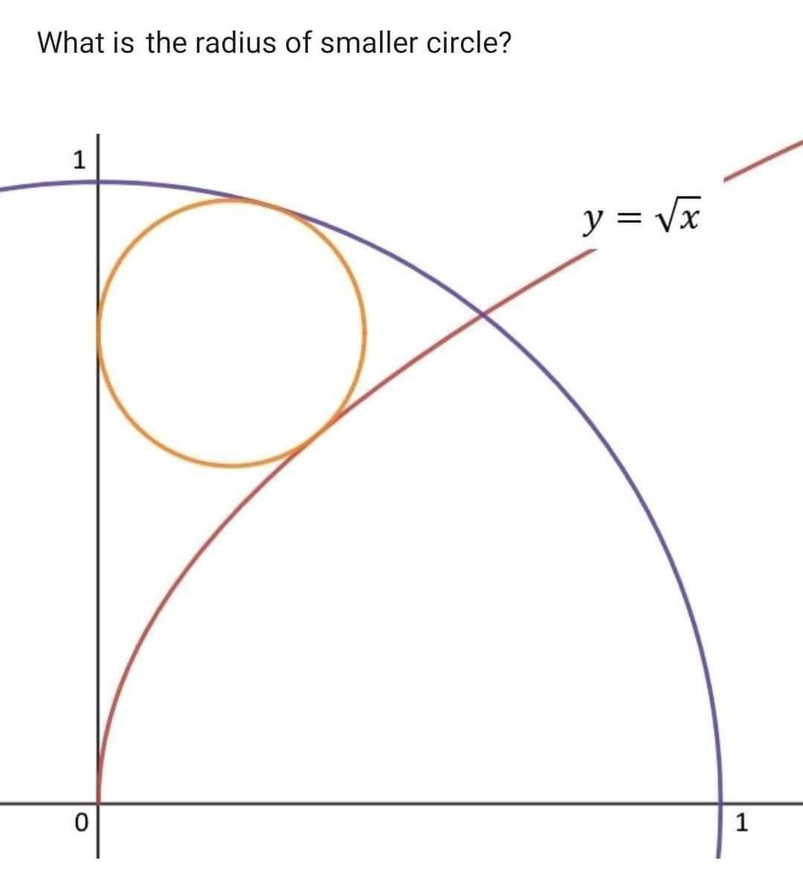
#> input picture circle.jpg, 803 x 878 px, shrunk from 1080 x 1181 before the run
$ python main.py
#> lines starting #> are read from the running program, lines starting #| are printed output that depends on the picture; after the words box and inside, x2 and y2 are one past the last pixel; in counts of white or black regions, pixels touching at a corner belong together
import cv2
import numpy as np
import math

# Load the image
image = cv2.imread('circle.jpg')
#> image is the input picture: shape (878, 803, 3); mean B, G, R 249.5, 249.7, 250.6

# Convert the image to grayscale
gray = cv2.cvtColor(image, cv2.COLOR_BGR2GRAY)
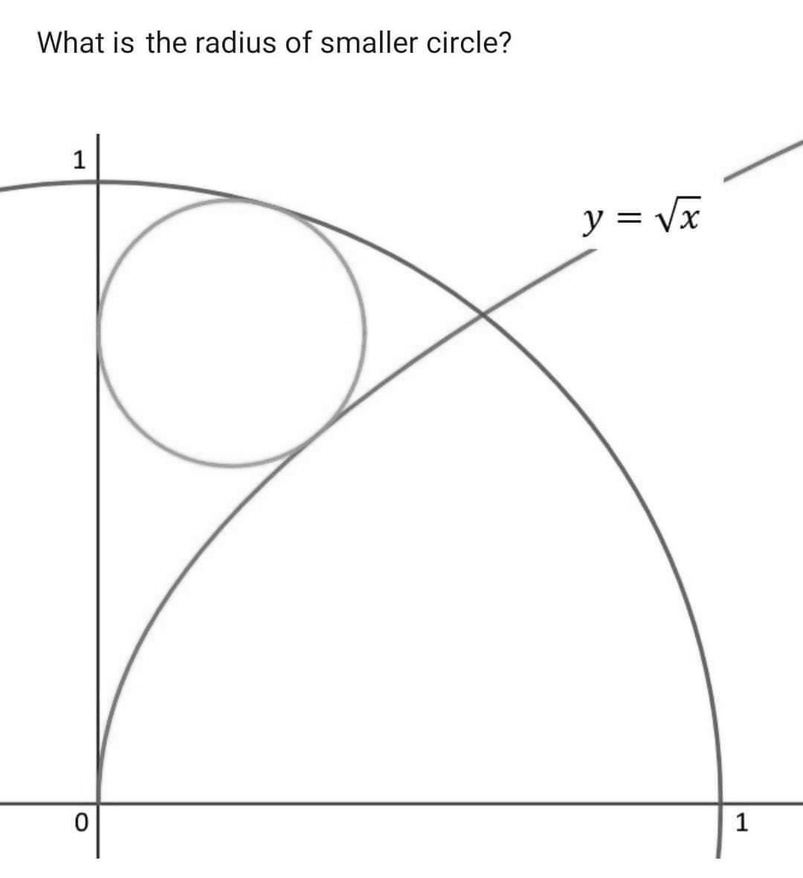
#> gray: shape (878, 803); min 0, max 255, mean 249.9

# Apply Gaussian blur to reduce noise
gray_blurred = cv2.GaussianBlur(gray, (15, 15), 0)
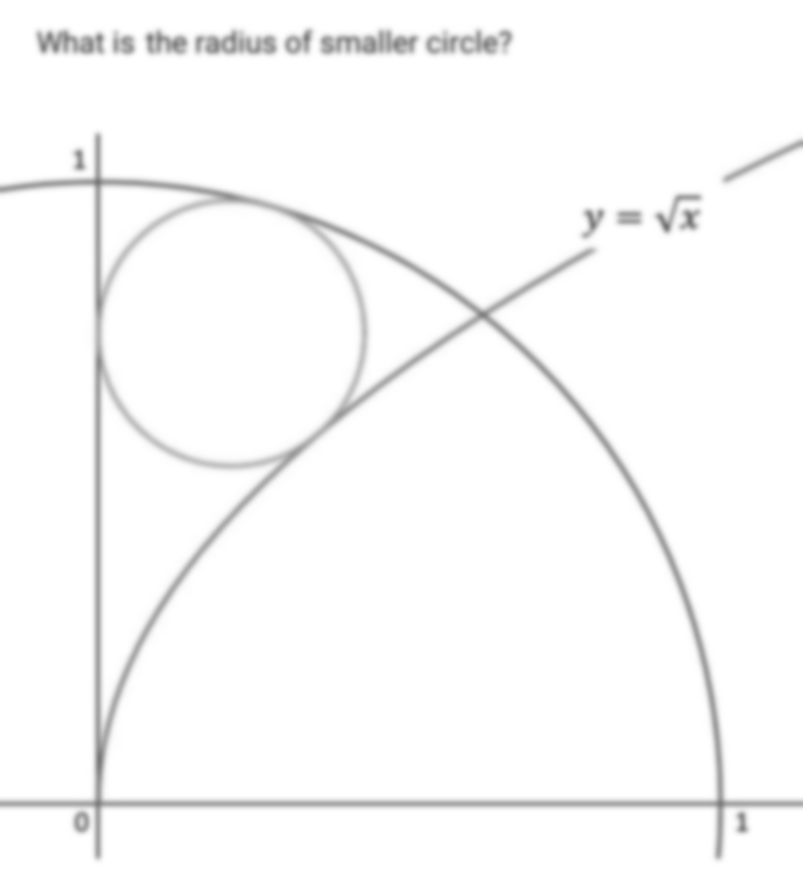
#> gray_blurred: shape (878, 803); min 115, max 255, mean 250

# Detect circles using Hough Circle Transform
circles = cv2.HoughCircles(
    gray_blurred,
    cv2.HOUGH_GRADIENT, dp=1, minDist=20, param1=50, param2=30, minRadius=0, maxRadius=0
)
#> circles = 85 rows, first 8: [232.5, 329.5, 132.8], [544.5, 845.5, 449.7], [164.5, 756.5, 544.3], [574.5, 862.5, 490.3], [19.5, 851.5, 710.8], [599.5, 875.5, 518.2], [19.5, 873.5, 723.2], [524.5, 837.5, 434.9]

if circles is not None:
    circles = np.uint16(np.around(circles))
#> circles = 85 rows, first 8: [232, 330, 133], [544, 846, 450], [164, 756, 544], [574, 862, 490], [20, 852, 711], [600, 876, 518], [20, 874, 723], [524, 838, 435]

    x, y, radius = circles[0][0]
#> x = 232; y = 330; radius = 133

    rounded_radius = round(radius, 2)  # Round to 2 decimal places
#> rounded_radius = 133

    # Calculate the area of the circle
    area = math.pi * (radius ** 2)
#> area = 55571.6
    rounded_area = round(area, 2)
#> rounded_area = 55571.6

    # Mark the center of the circle
    cv2.circle(image, (x, y), 2, (0, 0, 255), 3)  # Red center mark
#> image: shape (878, 803, 3); 0.01% of pixels changed, all inside (x1, y1, x2, y2) = (228, 326, 237, 335)

    cv2.circle(image, (x, y), radius, (0, 0, 255), 2)  # Red outline of circle
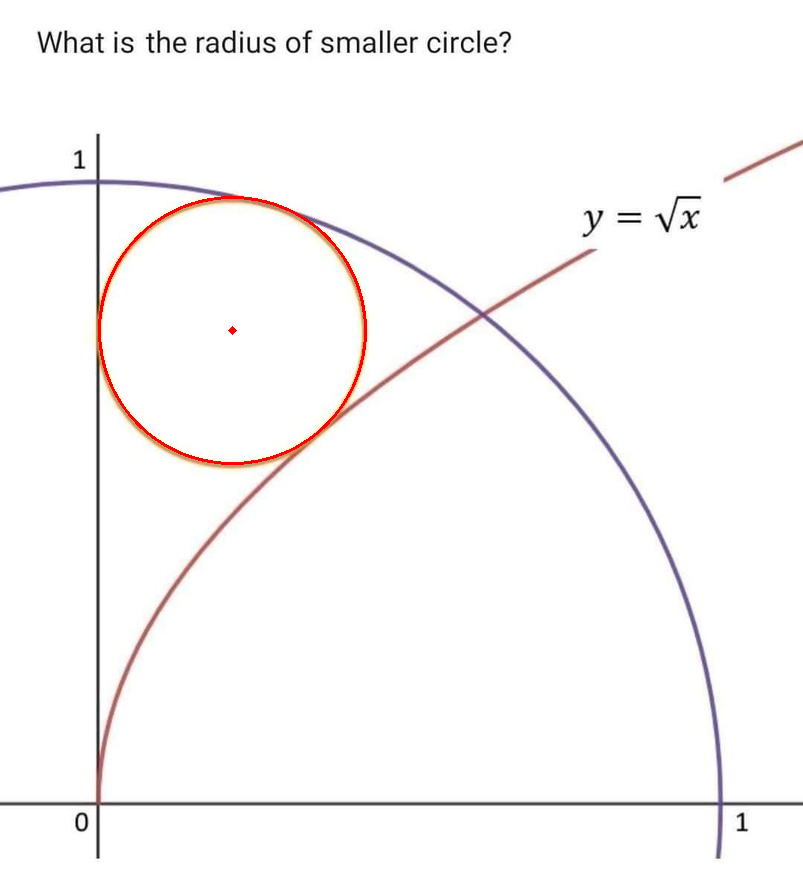
#> image: shape (878, 803, 3); mean B, G, R 249, 249.1, 250.7

    print(f"Radius of the circle: {radius} units")
#| Radius of the circle: 133 units
    print(f"Radius of the circle in round figure: {rounded_radius} units")
#| Radius of the circle in round figure: 133 units
    print(f"Area of the circle: {rounded_area} square units")
#| Area of the circle: 55571.63 square units
else:
    print("No circle detected in the image.")

cv2.imshow('Circle Detection', image)
cv2.waitKey(0)
cv2.destroyAllWindows()
